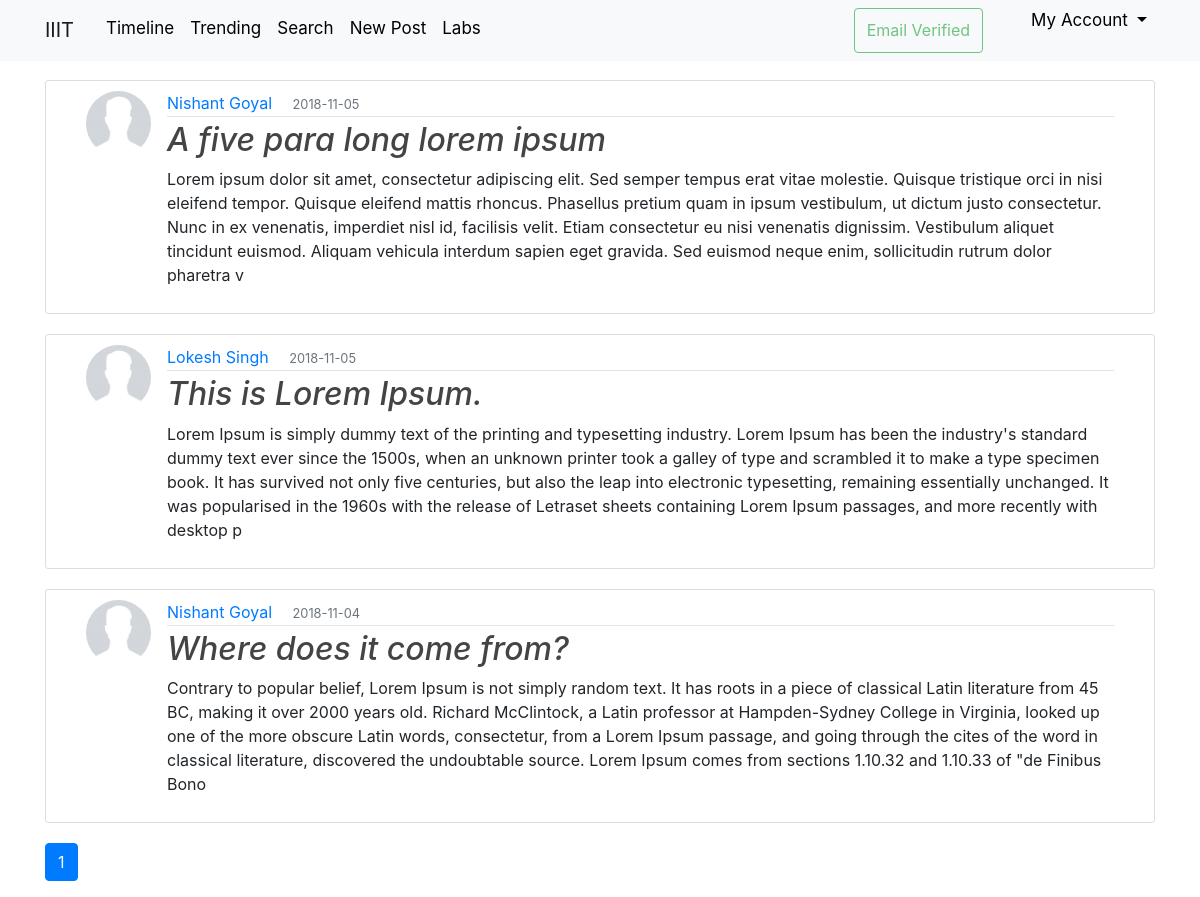
Screenshot of /home (signed in) with the database file from the repository.
### iiit_research/models.py (models this page shows, shortened)
class Post(db.Model):
    id = db.Column(db.Integer, primary_key=True)
    title = db.Column(db.String(100), nullable=False)
    content = db.Column(db.Text, nullable=False)
    file = db.Column(db.String(20), nullable=True)
    created_at = db.Column(db.DateTime, nullable=False, default=datetime.utcnow)
    likes = db.relationship('Like', backref='post', lazy=True)
    like_count = db.Column(db.Integer, default=0)
    author_id = db.Column(db.Integer, db.ForeignKey('user.id'), nullable=True)
    lab_id = db.Column(db.Integer, db.ForeignKey('lab.id'), nullable=True)
    author_type = db.Column(db.String(10), nullable=False, default='user')

class User(db.Model, UserMixin):
    id = db.Column(db.Integer, primary_key=True)
    name = db.Column(db.String(30), nullable=False)
    username = db.Column(db.String(20), unique=True, nullable=False)
    email = db.Column(db.String(120), unique=True, nullable=False)
    profile_pic = db.Column(db.String(20), nullable=False, default='default.jpg')
    password = db.Column(db.String(60), nullable=False)
    about_me = db.Column(db.String(500), nullable=True)
    email_verify = db.Column(db.Boolean, nullable=False, default=False)
    user_type = db.Column(db.String(10), nullable=False, default='student')
    posts = db.relationship('Post', backref='author', lazy=True)
    interests = db.relationship('Interest', secondary=UserInterests, lazy='subquery',
                                backref=db.backref('users', lazy=True))
    prof_id = db.Column(db.Integer, nullable=True)

### iiit_research/routes.py (the view)
@app.route("/home")
@login_required
def home():
    user_query = db.session.query(User.id, User.username, User.name)
    join_on_user_query = user_query.join(Subscription, User.id == Subscription.followee)
    user_following = join_on_user_query.filter(Subscription.follower == current_user.id).all()
    user_following_ids = []
    for user in user_following:
        user_following_ids.append(user.id)
    lab_query = db.session.query(Lab.id, Lab.name)
    join_on_lab_query = lab_query.join(Subscription, Lab.id == Subscription.followee)
    lab_following = join_on_lab_query.filter(Subscription.follower == current_user.id).all()
    lab_following_ids = []
    for lab in lab_following:
        lab_following_ids.append(lab.id)
    page = request.args.get('page', 1, type=int)
    posts = Post.query.filter(((Post.author_type == "lab") & (Post.lab_id.in_(lab_following_ids)))
                              | ((Post.author_type == "user") & (Post.author_id.in_(user_following_ids)))).order_by(
        Post.created_at.desc()).paginate(page=page,
                                         per_page=5)
    return render_template('home.html', title='Home', posts=posts)

### iiit_research/models.py (called while the page is built)
@login_manager.user_loader
def load_user(user_id):
    return User.query.get(int(user_id))

### iiit_research/templates/home.html (shortened to what this page needs)
{% extends "layout.html" %}
{% block content %}
    {% for post in posts.items %}
        <article class="media content-section">
            {% if post.author_type=="user" %}
                <img class="rounded-circle article-img"
                     src="{{ url_for('static', filename='profile_pics/' + post.author.profile_pic) }}">
            {% else %}
                <img class="rounded-circle article-img"
                     src="{{ url_for('static', filename='lab_images/' + post.author_lab.image) }}">
            {% endif %}
            <div class="media-body">
                <div class="article-metadata">
                    <a class="mr-2"
                       href="{{ url_for('public_profile', username=post.author.username) }}">
                        {{ post.author.name }}
                    </a>
                    <small class="text-muted">{{ post.created_at.strftime('%Y-%m-%d') }}</small>
                </div>
                <h2><a class="article-title" href="{{ url_for('post_detail', post_id=post.id) }}">{{ post.title }}</a>
                </h2>
                <p class="article-content">{{ post.content[:500] }}</p>
            </div>
        </article>
    {% endfor %}
    <ul class="pagination">
        {% for page_num in posts.iter_pages(left_edge=1, right_edge=1, left_current=1, right_current=2) %}
            {% if page_num %}
                {% if posts.page == page_num %}
                    <li class="page-item active">
                        <a class="page-link"
                           href="{{ url_for('home', page=page_num) }}">{{ page_num }}</a></li>
                {% else %}
                    <li class="page-item"><a class="page-link" href="{{ url_for('home', page=page_num) }}">{{ page_num }}</a></li>
                {% endif %}
            {% else %}
                ...
            {% endif %}
        {% endfor %}
    </ul>
{% endblock content %}

### iiit_research/templates/layout.html (shortened to what this page needs)
<!DOCTYPE html>
<html>
<head>
    <link rel="stylesheet" href="https://maxcdn.bootstrapcdn.com/bootstrap/4.0.0/css/bootstrap.min.css"
>
    <link rel="stylesheet" type="text/css" href="{{ url_for('static', filename='main.css') }}">
</head>
<body>
<header class="site-header">
    <nav class="navbar navbar-expand-md navbar-light bg-light fixed-top">
        <div class="container">
            <a class="navbar-brand mr-4" href="/">IIIT</a>
            <div class="collapse navbar-collapse" id="navbarToggle">
                <div class="navbar-nav mr-auto">
                    <a class="nav-item nav-link" href="{{ url_for('home') }}">Timeline</a>
                    <li><a class="nav-item nav-link" href="{{ url_for('trending') }}">Trending</a></li>
                    <li><a class="nav-item nav-link" href="{{ url_for('search') }}">Search</a></li>
                    <li><a class="nav-item nav-link" href="{{ url_for('new_post') }}">New Post</a></li>
                    <li><a class="nav-item nav-link" href="{{ url_for('labs') }}">Labs</a></li>
                </div>
                <div class="navbar-nav">
                    <div class="navbar-nav ml-auto">
                        {% if current_user.is_authenticated %}
                            {% if current_user.email_verify %}
                                <button type="button" class="btn btn-outline-success disabled">Email Verified</button>
                            {% else %}
                                <button type="button" class="btn btn-outline-danger disabled">Email Not Verified
                                </button>
                            {% endif %}
                        {% endif %}
                        <ul class="nav-item dropdown ml-auto">
                            <a class="nav-link dropdown-toggle" href="#" id="navbarDropdownMenuLink"
                               data-toggle="dropdown" aria-haspopup="true" aria-expanded="false">
                                My Account
                            </a>
                        </ul>
                    </div>
                </div>
            </div>
        </div>
    </nav>
</header>
<main role="main" class="container">
    {% block content %}{% endblock %}
</main>
</body>
</html>

### iiit_research/static/main.css (style rules this page uses)
body { margin-top: 5rem; }
h1, h2, h3, h4, h5, h6 { color: #444444; }
.bg-light { background-color: #f1f1f1; }
.site-header .navbar-nav .nav-link { float: left; display: block; color: black; text-align: center; text-decoration: none; font-size: 17px; border-bottom: 3px solid transparent; padding-bottom: 0px; padding-top: 0px; }
.content-section { padding: 10px 40px; border: 1px solid #dddddd; border-radius: 3px; margin-bottom: 20px; }
.article-title { color: #444444; font-style: italic; }
.article-content { white-space: pre-line; }
.article-img { height: 65px; width: 65px; margin-right: 16px; }
.article-metadata { padding-bottom: 1px; margin-bottom: 4px; border-bottom: 1px solid #e3e3e3 }

### rows the page displays
Post: profile_pic (placeholder picture), author.name "Nishant Goyal", created_at "2018-11-05", title "A five para long lorem ipsum", content "Lorem ipsum dolor sit amet, consectetur adipiscing elit. Sed semper tempus erat vitae molestie. Quisque tristique orci in nisi eleifend tempor. Quisque eleifend mattis rhoncus. Phasellus pretium quam in ipsum vestibulum, ut dictum justo consectetur. Nunc in ex venenatis, imperdiet nisl id, facilisis velit. Etiam consectetur eu nisi venenatis dignissim. Vestibulum aliquet tincidunt euismod. Aliquam vehicula interdum sapien eget gravida. Sed euismod neque enim, sollicitudin rutrum dolor pharetra v"
Post: profile_pic (placeholder picture), author.name "Lokesh Singh", created_at "2018-11-05", title "This is Lorem Ipsum.", content "Lorem Ipsum is simply dummy text of the printing and typesetting industry. Lorem Ipsum has been the industry's standard dummy text ever since the 1500s, when an unknown printer took a galley of type and scrambled it to make a type specimen book. It has survived not only five centuries, but also the leap into electronic typesetting, remaining essentially unchanged. It was popularised in the 1960s with the release of Letraset sheets containing Lorem Ipsum passages, and more recently with desktop p"
Post: profile_pic (placeholder picture), author.name "Nishant Goyal", created_at "2018-11-04", title "Where does it come from?", content "Contrary to popular belief, Lorem Ipsum is not simply random text. It has roots in a piece of classical Latin literature from 45 BC, making it over 2000 years old. Richard McClintock, a Latin professor at Hampden-Sydney College in Virginia, looked up one of the more obscure Latin words, consectetur, from a Lorem Ipsum passage, and going through the cites of the word in classical literature, discovered the undoubtable source. Lorem Ipsum comes from sections 1.10.32 and 1.10.33 of \"de Finibus Bono"

### other values shown
{{ page_num }} "1"
